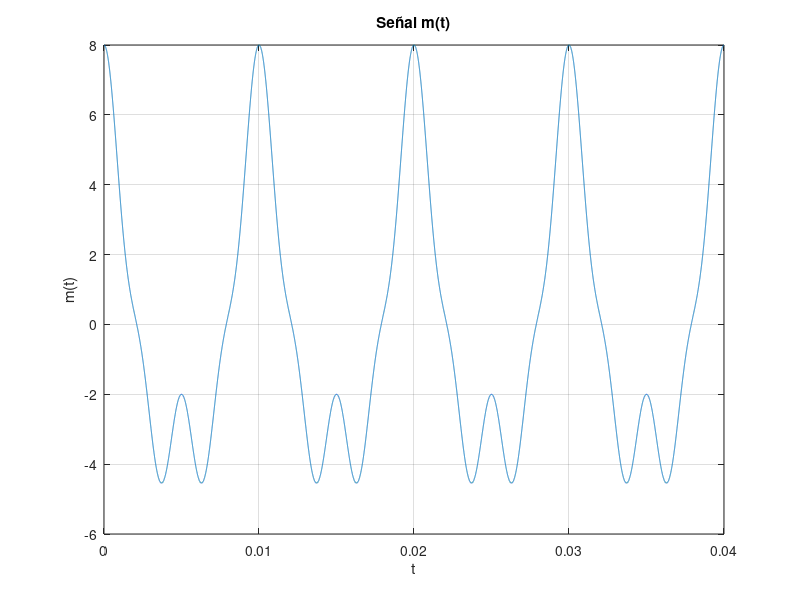
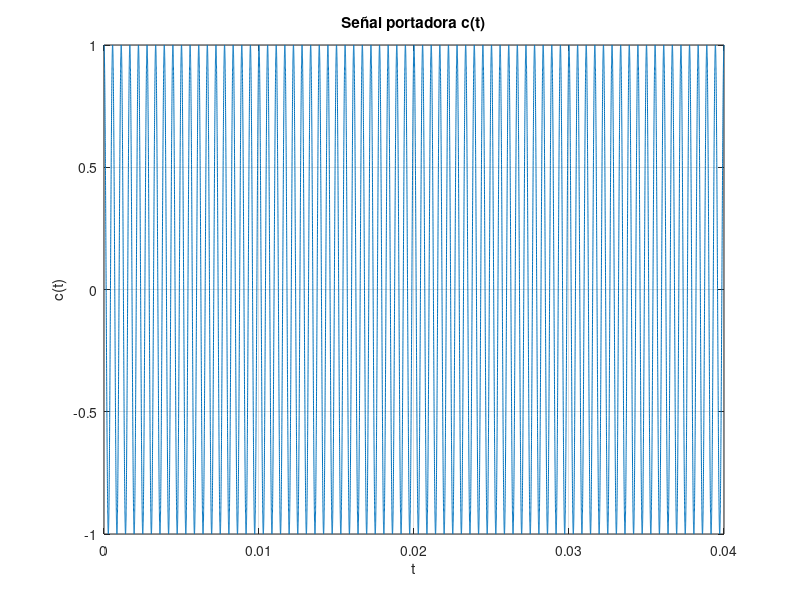
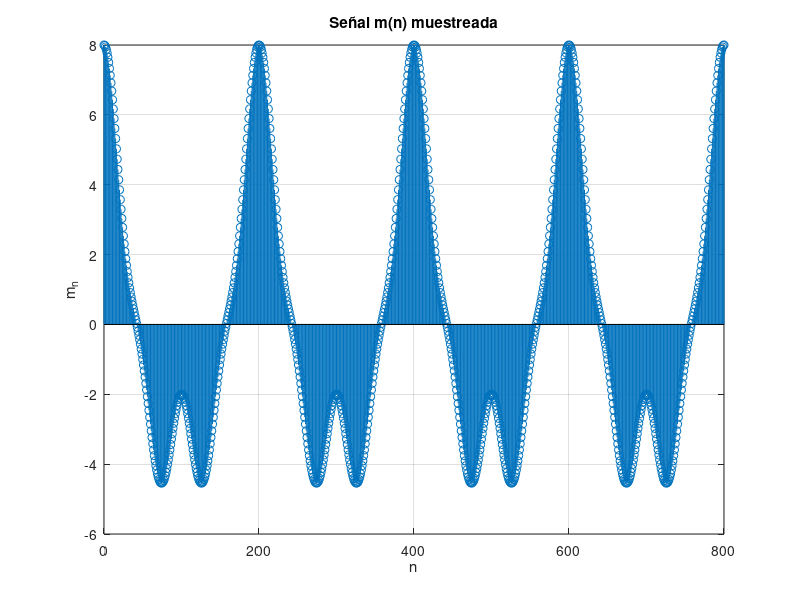
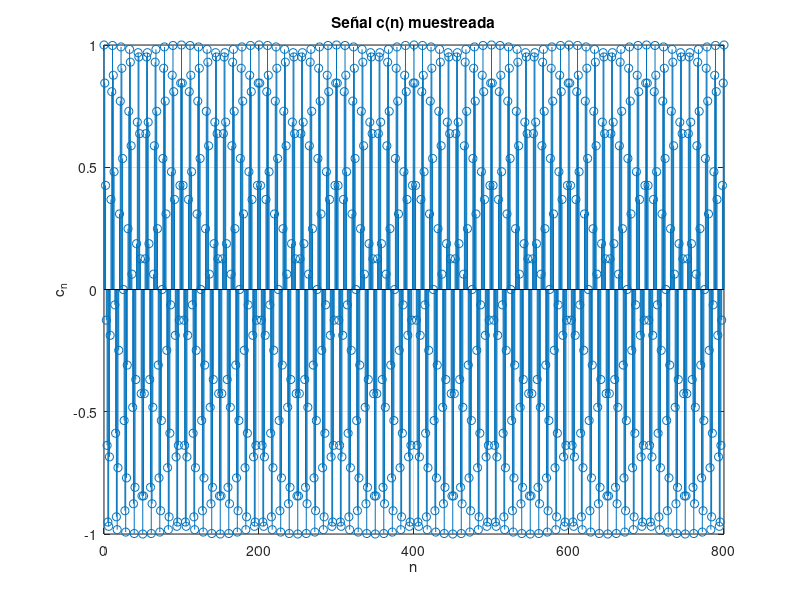

The MATLAB source for these figures, in order: (Note: this script raises an error after producing the figures.)
clear all
close all 

fs=20000; %Frencuencia de muestreo digital
Fs=50*fs; %Frecuencia de muestreo señal analogica
fc=1800; %Frecuencia de portadora
ts=1/Fs; %ts señal digital
t=0:ts:0.04; %tiempo señal analogica

%construccion de señal analogica m
m=5*cos(2*pi*100*t)+2*cos(2*pi*200*t)+cos(2*pi*400*t); 
%la portadora 
c=cos(2*pi*fc*t); 

figure (1)
plot(t,m)
title('Señal m(t)'); 
xlabel('t')
ylabel('m(t)')
grid on 

figure(2)
plot(t,c)
title('Señal portadora c(t)')
xlabel('t')
ylabel('c(t)')
grid on

%Muestreamos las señales m(t) y c(t) 

n=0:800;
N=length(n);
%señal m muestreada
m_n=5*cos(2*pi*(100/fs)*n)+2*cos(2*pi*(200/fs)*n)+cos(2*pi*(400/fs)*n); 
%señal c muestreada
c_n=cos(2*pi*(fc/fs)*n);

figure(3)
stem(n,m_n)
title('Señal m(n) muestreada')
xlabel('n')
ylabel('m_n')
grid on

figure(4)
stem(n,c_n)
title('Señal c(n) muestreada')
xlabel('n')
ylabel('c_n')
grid on

%Sacamos Transformada de Fourier 
M_filtro=fftshift(fft(m_n,N));
f=linspace(-fs/2, fs/2,N); 
figure(5)
plot(f,abs(M_filtro))
grid on
title('Espectro de |M(f)|')
xlabel('f');
ylabel('|M(f)|')
%Transformada de Fourier señal portadora 
C=fftshift(fft(c_n,N)); 
figure(6)
plot(f,abs(C))
grid on
title('Espectro de |C(f)|')
xlabel('f');
ylabel('|C(f)|')

%Obtenemos la señal modulada

y_n=m_n.*c_n; 
figure(7)
stem(n,y_n)
title('Señal modulada en tiempo discreto y(n)')
xlabel('n')
ylabel('y(n)')
grid on


Y=fftshift(fft(y_n,N)); 
figure(8)
plot(f,abs(Y))
grid on
title('Espectro de señal modulada |Y(f)|')
xlabel('f');
ylabel('|Y(f)|')

%Diseñamos el filtro FIR Asmetrico con M=101

M_filtro = 101;
B = B(M_filtro);
H = [zeros(1,7) 0.2 0.8 ones(1,11) 0.8 0.2 zeros(1,28)]';
w = -pi:0.001:pi;
h = inv(B)*H;
h = [h;0;-flipud(h)];
figure(11)
stem(h);
axis([0 100 -0.25 0.25])
title ('Filtro asimetrico h(n)')
ylabel('n')
xlabel('h(n)')
grid on
H=0;
for n=0:((M_filtro-3)/2)
    H=H+2*h(n+1)*sin(((M_filtro-1)/2-n)*w);
end
figure(12)
plot(w,20*log10(abs(H)));
axis([-pi pi -100 20])
grid on;
title('Espectro de Filtro FIR ')
ylabel ('dB')
xlabel ('w')

%Obtenemos la señal SSB 
yssb=conv(y_n,h); 
figure (13)
stem(yssb)
title('Señal y_{ssb}(n)')
axis([0 300 -6 6])
ylabel('y_{ssb}(n)')
xlabel('n')
grid on; 

YSSB=fftshift(fft(yssb,N)); 
figure(14)
plot(f, abs(YSSB)); 
title('Espectro de magnitud de Y_{ssb}(f)')
xlabel('f[Hz]')
ylabel('|Y_{ssb}|')
grid on

%DEMODULACION 

r_n=yssb(50:850).*c_n; 
figure(15)
stem(r_n)
axis([0 200 -4 6])
title('Señal r(n)=y_{ssb}(n)c(n) en tiempo discreto')
xlabel('n')
ylabel('r(n)')
grid on


R=fftshift(fft(r_n,N)); 
figure(16)
plot(f,abs(R))
grid on
title('Espectro de señal |R(f)|')
xlabel('f');
ylabel('|R(f)|')
%Diseñamos el filtro FIR Simetrico con M=100
M_filtro2 = 100;
A = A(M_filtro2);
H = [ones(1,16) 0.5 zeros(1,33)]';

h = inv(A)*H;

h=[h; flipud(h)];

figure(17)
stem(h);
title('Filtro h(n)')
grid on
w=-pi:0.001:pi;
Hr=0;
for n=0:M_filtro2/2 - 1
   Hr = Hr + 2*h(n+1)*cos((((M_filtro2-1)/2)-n)*w); 
end
figure(18)
plot(w, 20*log10(abs(Hr)));
grid on
title('Espectro de filtro FIR simetrico')
axis([-pi pi -120 10]);


%Recuperamos m2

m2=conv(r_n,h); 
figure(19)
stem(m2)
grid on
title('Señal recuperada m2(n)')

M2=fftshift(fft(m2,N)); 
figure(20)
plot(f,abs(M2))
grid on
title('Espectro de M2(n)')
